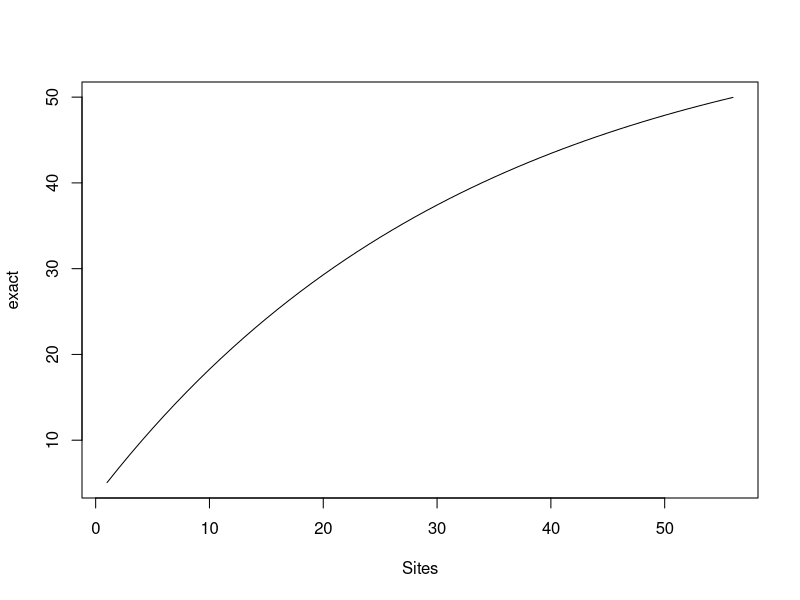

Source code (R):
## ---- chunk 1
knitr::opts_chunk$set(echo = TRUE)
## ---- chunk 2
library(vegan)
## ---- chunk 3
insects <- read.csv("../data_raw/insects.csv")
## ---- chunk 4
insects_sac <- specaccum(insects)
## ---- chunk 5
insects_sac_fit <- fitspecaccum(insects_sac, model = "asymp")
## ---- chunk 6
coef(insects_sac_fit)
## ---- chunk 7
plot(insects_sac_fit)
## ---- chunk 8
comm1 <- data.frame(species = c("DO", "DM", "SO", "SH", "SF", "PP", "PB", "BA"),
                    individuals = c(14, 89, 30, 12, 3, 3, 8, 23))
comm2 <- data.frame(species = c("DO", "DM", "SO", "SH", "SF"),
                    individuals = c(37, 32, 30, 44, 39))
## ---- chunk 9
nrow(comm1)
nrow(comm2)
## ---- chunk 10
total_comm1 <- sum(comm1$individuals)
total_comm1
## ---- chunk 11
comm1$prop <- comm1$individuals / total_comm1
## ---- chunk 12
comm1$ln_prop <- log(comm1$prop)
## ---- chunk 13
comm1$prop_lnprop <- comm1$prop * comm1$ln_prop
## ---- chunk 14
H_comm1 <- sum(comm1$prop_lnprop * -1)
## ---- chunk 15
total_comm2 <- sum(comm2$individuals)
comm2$prop <- comm2$individuals / total_comm2
comm2$ln_prop <- log(comm2$prop)
comm2$prop_lnprop <- comm2$prop * comm2$ln_prop
H_comm2 <- sum(comm2$prop_lnprop * -1)
## ---- chunk 16
comm1$prop_sq <- comm1$prop * comm1$prop
## ---- chunk 17
D1 = 1 - sum(comm1$prop_sq)
## ---- chunk 18
comm2$prop_sq <- comm2$prop * comm2$prop
D2 = 1 - sum(comm2$prop_sq)
